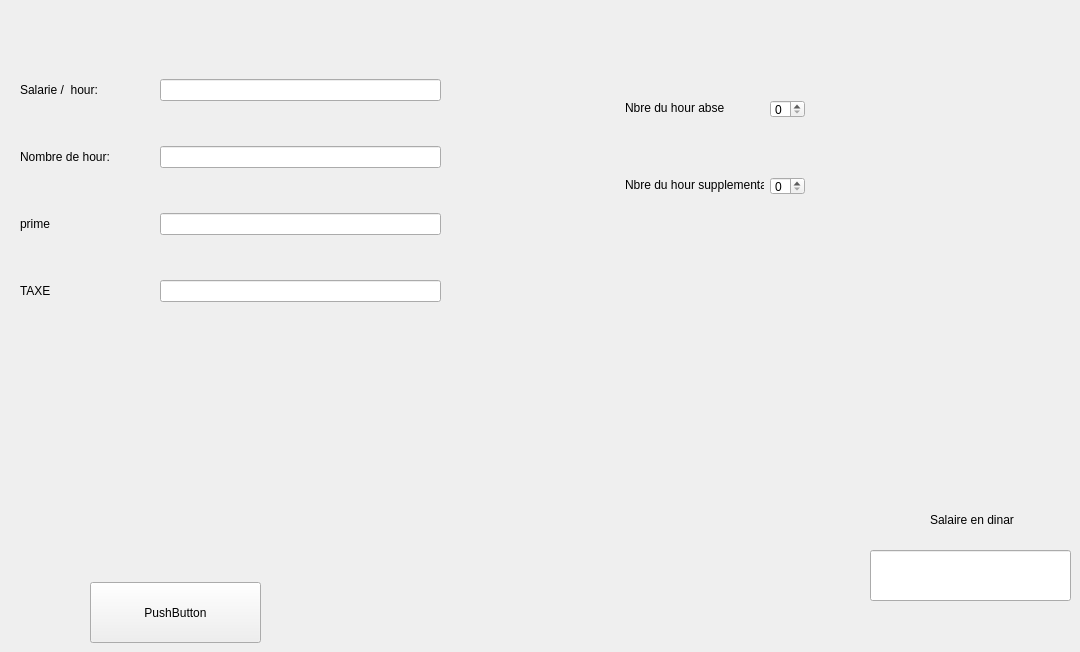
      <widget class="QWidget" name="Calculer_salariesSTW">
       <attribute name="title">
        <string>Calculer Salaire</string>
       </attribute>
       <widget class="QLabel" name="label_32">
        <property name="geometry">
         <rect>
          <x>625</x>
          <y>177</y>
          <width>139</width>
          <height>16</height>
         </rect>
        </property>
        <property name="styleSheet">
         <string notr="true"/>
        </property>
        <property name="text">
         <string>Nbre du hour supplementaire</string>
        </property>
       </widget>
       <widget class="QLabel" name="label_33">
        <property name="geometry">
         <rect>
          <x>625</x>
          <y>100</y>
          <width>99</width>
          <height>16</height>
         </rect>
        </property>
        <property name="styleSheet">
         <string notr="true"/>
        </property>
        <property name="text">
         <string>Nbre du hour absent</string>
        </property>
       </widget>
       <widget class="QLabel" name="label_19">
        <property name="geometry">
         <rect>
          <x>930</x>
          <y>510</y>
          <width>111</width>
          <height>20</height>
         </rect>
        </property>
        <property name="styleSheet">
         <string notr="true"/>
        </property>
        <property name="text">
         <string>Salaire en dinar</string>
        </property>
       </widget>
       <widget class="QLineEdit" name="le_salaires">
        <property name="geometry">
         <rect>
          <x>870</x>
          <y>550</y>
          <width>201</width>
          <height>51</height>
         </rect>
        </property>
        <property name="styleSheet">
         <string notr="true">background: none;

</string>
        </property>
        <property name="readOnly">
         <bool>true</bool>
        </property>
       </widget>
       <widget class="QSpinBox" name="sb_nbabss">
        <property name="geometry">
         <rect>
          <x>770</x>
          <y>100</y>
          <width>35</width>
          <height>18</height>
         </rect>
        </property>
        <property name="styleSheet">
         <string notr="true">background: none;

</string>
        </property>
       </widget>
       <widget class="QSpinBox" name="sb_nbsups">
        <property name="geometry">
         <rect>
          <x>770</x>
          <y>177</y>
          <width>35</width>
          <height>18</height>
         </rect>
        </property>
        <property name="styleSheet">
         <string notr="true">background: none;

</string>
        </property>
       </widget>
       <widget class="QWidget" name="layoutWidget_3">
        <property name="geometry">
         <rect>
          <x>20</x>
          <y>40</y>
          <width>421</width>
          <height>302</height>
         </rect>
        </property>
        <layout class="QGridLayout" name="gridLayout_3">
         <property name="sizeConstraint">
          <enum>QLayout::SetDefaultConstraint</enum>
         </property>
         <property name="horizontalSpacing">
          <number>50</number>
         </property>
         <item row="3" column="0">
          <widget class="QLabel" name="label_6">
           <property name="text">
            <string>TAXE</string>
           </property>
          </widget>
         </item>
         <item row="1" column="0">
          <widget class="QLabel" name="label_14">
           <property name="text">
            <string>Nombre de hour:</string>
           </property>
          </widget>
         </item>
         <item row="1" column="1">
          <widget class="QLineEdit" name="le_salarienbs"/>
         </item>
         <item row="2" column="0">
          <widget class="QLabel" name="label_15">
           <property name="text">
            <string>prime</string>
           </property>
          </widget>
         </item>
         <item row="2" column="1">
          <widget class="QLineEdit" name="le_primes"/>
         </item>
         <item row="0" column="0">
          <widget class="QLabel" name="label_16">
           <property name="text">
            <string>Salarie /  hour:</string>
           </property>
          </widget>
         </item>
         <item row="0" column="1">
          <widget class="QLineEdit" name="le_salairehs"/>
         </item>
         <item row="3" column="1">
          <widget class="QLineEdit" name="le_taxes"/>
         </item>
        </layout>
       </widget>
       <widget class="QPushButton" name="calculersalaire">
        <property name="geometry">
         <rect>
          <x>90</x>
          <y>582</y>
          <width>171</width>
          <height>61</height>
         </rect>
        </property>
        <property name="text">
         <string>PushButton</string>
        </property>
       </widget>
      </widget>
